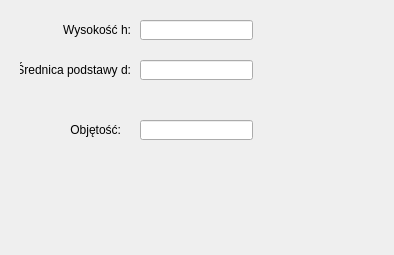
<?xml version="1.0" encoding="UTF-8"?>
<ui version="4.0">
 <class>Form</class>
 <widget class="QWidget" name="Form">
  <property name="geometry">
   <rect>
    <x>0</x>
    <y>0</y>
    <width>394</width>
    <height>255</height>
   </rect>
  </property>
  <property name="windowTitle">
   <string>Obliczanie objętości stożka</string>
  </property>
  <widget class="QLabel" name="label_1">
   <property name="geometry">
    <rect>
     <x>20</x>
     <y>20</y>
     <width>111</width>
     <height>20</height>
    </rect>
   </property>
   <property name="text">
    <string>Wysokość h:</string>
   </property>
   <property name="alignment">
    <set>Qt::AlignRight|Qt::AlignTrailing|Qt::AlignVCenter</set>
   </property>
   <property name="buddy">
    <cstring>lineEdit_h</cstring>
   </property>
  </widget>
  <widget class="QLabel" name="label_2">
   <property name="geometry">
    <rect>
     <x>20</x>
     <y>60</y>
     <width>111</width>
     <height>20</height>
    </rect>
   </property>
   <property name="text">
    <string>Średnica podstawy d:</string>
   </property>
   <property name="alignment">
    <set>Qt::AlignRight|Qt::AlignTrailing|Qt::AlignVCenter</set>
   </property>
   <property name="buddy">
    <cstring>lineEdit_d</cstring>
   </property>
  </widget>
  <widget class="QLabel" name="label_3">
   <property name="geometry">
    <rect>
     <x>10</x>
     <y>120</y>
     <width>111</width>
     <height>20</height>
    </rect>
   </property>
   <property name="text">
    <string>Objętość:</string>
   </property>
   <property name="alignment">
    <set>Qt::AlignRight|Qt::AlignTrailing|Qt::AlignVCenter</set>
   </property>
   <property name="buddy">
    <cstring>lineEdit_V</cstring>
   </property>
  </widget>
  <widget class="QLineEdit" name="lineEdit_h">
   <property name="geometry">
    <rect>
     <x>140</x>
     <y>20</y>
     <width>113</width>
     <height>20</height>
    </rect>
   </property>
  </widget>
  <widget class="QLineEdit" name="lineEdit_d">
   <property name="geometry">
    <rect>
     <x>140</x>
     <y>60</y>
     <width>113</width>
     <height>20</height>
    </rect>
   </property>
  </widget>
  <widget class="QLineEdit" name="lineEdit_V">
   <property name="geometry">
    <rect>
     <x>140</x>
     <y>120</y>
     <width>113</width>
     <height>20</height>
    </rect>
   </property>
  </widget>
 </widget>
 <resources/>
 <connections>
  <connection>
   <sender>lineEdit_h</sender>
   <signal>textChanged(QString)</signal>
   <receiver>Form</receiver>
   <slot>przelicz()</slot>
   <hints>
    <hint type="sourcelabel">
     <x>206</x>
     <y>31</y>
    </hint>
    <hint type="destinationlabel">
     <x>306</x>
     <y>168</y>
    </hint>
   </hints>
  </connection>
  <connection>
   <sender>lineEdit_d</sender>
   <signal>textChanged(QString)</signal>
   <receiver>Form</receiver>
   <slot>przelicz()</slot>
   <hints>
    <hint type="sourcelabel">
     <x>181</x>
     <y>73</y>
    </hint>
    <hint type="destinationlabel">
     <x>163</x>
     <y>184</y>
    </hint>
   </hints>
  </connection>
 </connections>
 <slots>
  <slot>przelicz()</slot>
 </slots>
</ui>
